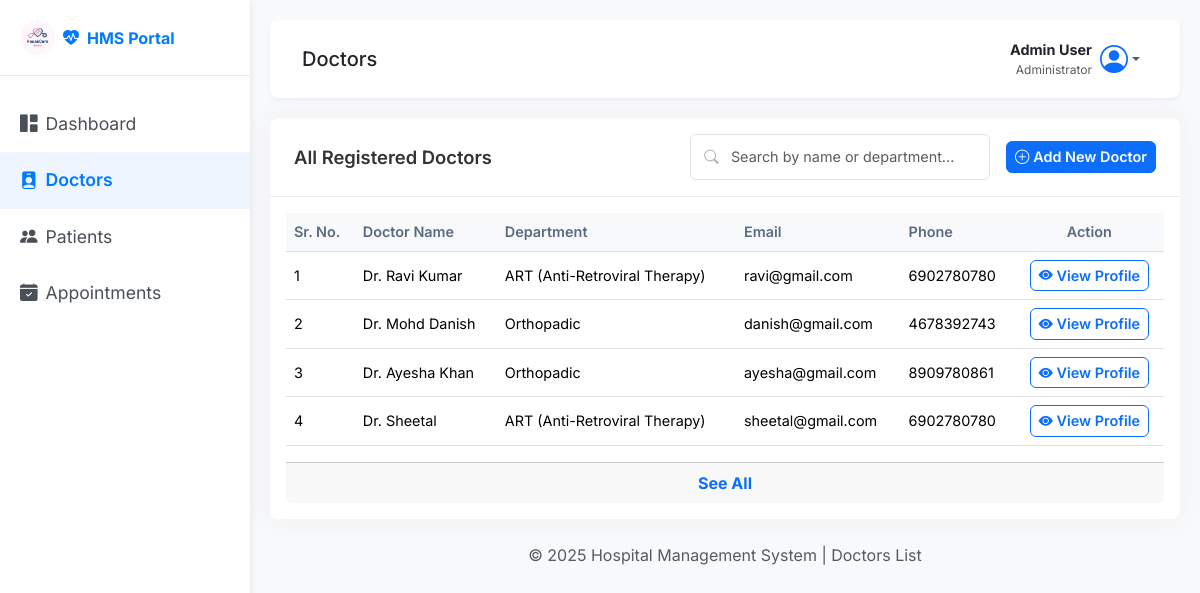
Before: /admin/doctors (signed in) with the older database file.
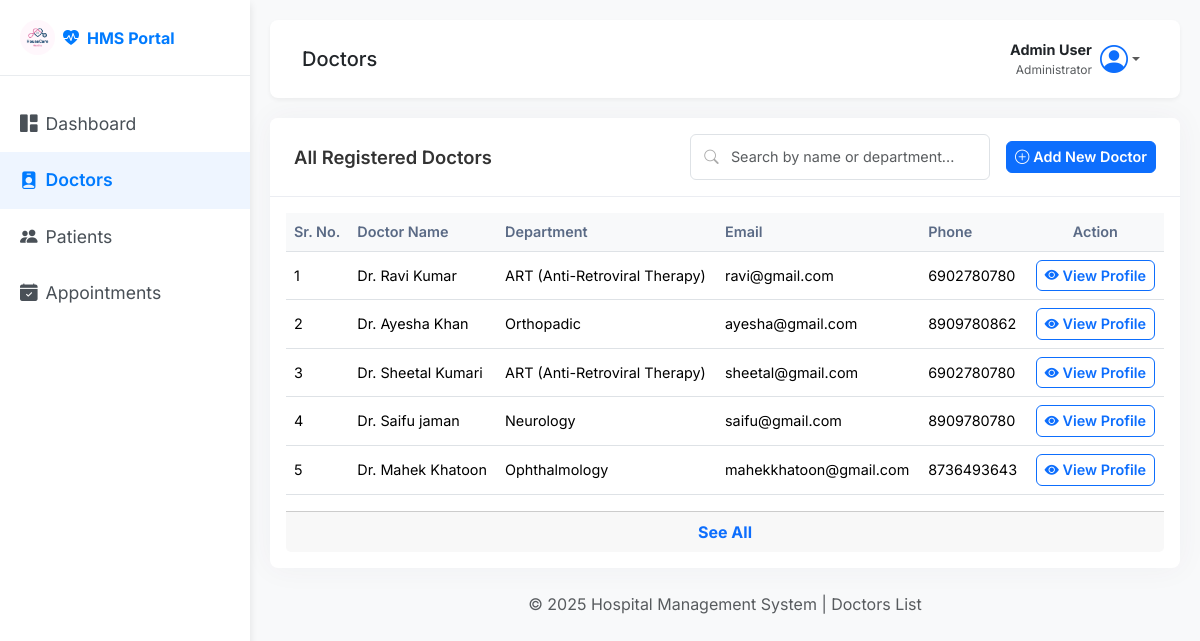
After: the same page with the newer database file.
### back_app/models.py (models this page shows)
class Doctor(db.Model):
    __tablename__ = 'doctor'
    id = db.Column(db.Integer, primary_key=True)
    user_id = db.Column(db.Integer, db.ForeignKey('user.id'), nullable=False, unique=True)
    department_id = db.Column(db.Integer, db.ForeignKey('department.id'), nullable=False)
    qualification = db.Column(db.String(150), nullable=False)
    specialization = db.Column(db.String(100), nullable=False)
    experience_years = db.Column(db.Integer, nullable=False)
    bio = db.Column(db.Text, nullable=True)
    is_active = db.Column(db.Boolean, default=True)
    appointments = db.relationship('Appointment', backref='doctor')
    availabilities = db.relationship('DoctorAvailability', backref='doctor', cascade="all, delete-orphan")

class User(db.Model, UserMixin):
    __tablename__ = 'user'
    id = db.Column(db.Integer, primary_key=True)
    full_name = db.Column(db.String(150), nullable=False)
    email = db.Column(db.String(150), unique=True, nullable=False)
    password = db.Column(db.String(150), nullable=False)
    phone_number = db.Column(db.String(15), nullable=False)
    age = db.Column(db.Integer(),  nullable=False)
    gender = db.Column(db.String(10) , nullable=False)
    role = db.Column(db.String(50), nullable=False ,default='Patient')  # 'admin', 'doctor', 'patient'
    profile_picture = db.Column(db.String(250), nullable=True, default='default.png')
    created_at = db.Column(db.DateTime, default=datetime.utcnow)
    doctor = db.relationship('Doctor', backref='user', uselist=False, cascade="all, delete-orphan")
    patient = db.relationship('Patient', backref='user', uselist=False, cascade="all, delete-orphan")

class Department(db.Model):
    __tablename__ = 'department'
    id = db.Column(db.Integer, primary_key=True)
    name = db.Column(db.String(100), unique=True, nullable=False)
    description = db.Column(db.Text, nullable=True)
    doctors = db.relationship('Doctor', backref='department')

### back_app/routes.py (the view)
@main.route('/admin/doctors',methods=['GET'])
@login_required
def all_doctors():
    if current_user.role.lower() != 'admin':
        flash("you are nod admin access denied , DANGER!")
        return redirect(url_for('main.home'))
    all_doctor = Doctor.query.all()
    return render_template('/admin/all_doctors.html' , doctors = all_doctor)

### app.py (called while the page is built)
def create_app():
    app = Flask(__name__)
    database_url = os.environ.get('DATABASE_URL', 'sqlite:///hospital_management.db')
    if database_url.startswith("postgres://"):
        database_url = database_url.replace("postgres://", "postgresql://", 1)
    app.config['SQLALCHEMY_DATABASE_URI'] = database_url
    app.config['SECRET_KEY'] = os.environ.get('SECRET_KEY', 'your_secret_key')
    app.config['SQLALCHEMY_TRACK_MODIFICATIONS'] = False
    login_manager = LoginManager()
    login_manager.init_app(app)
    login_manager.login_view = 'login'
    @login_manager.user_loader
    def load_user(user_id):
        return User.query.get(int(user_id))
    db.init_app(app)
    with app.app_context():
        from back_app.routes import main
        app.register_blueprint(main)
        db.create_all()
    return app

### templates/admin/all_doctors.html (shortened to what the changed rows need)
<!DOCTYPE html>
<html lang="en">
<head>
    <link href="https://cdn.jsdelivr.net/npm/bootstrap@5.3.3/dist/css/bootstrap.min.css" rel="stylesheet">
    <link href="https://cdn.jsdelivr.net/npm/bootstrap-icons@1.11.1/font/bootstrap-icons.css" rel="stylesheet">
    <link rel="stylesheet" href="../../static/css/admin/all_users.css" />
    <link rel="stylesheet" href="../../static/css/style.css" />
</head>
<body>
    <div class="wrapper">
        <div id="content">
            <div class="main-content">
                <div class="container-fluid p-0">
                    <div class="card content-panel">
                        <div class="card-body">
                            <div class="table-responsive">
                                <table class="table table-hover align-middle">
                                    <thead class="table-light">
                                        <tr>
                                            <th scope="col">Sr. No.</th>
                                            <th scope="col">Doctor Name</th>
                                            <th scope="col">Department</th>
                                            <th scope="col">Email</th>
                                            <th scope="col">Phone</th>
                                            <th scope="col" class="text-center">Action</th>
                                        </tr>
                                    </thead>
                                    <tbody id="HMSTable">
                                    {% for doctor in doctors %}
                                        <tr class="{% if loop.index > 8 %}table-row-hidden{% endif %}">
                                            <td>{{loop.index}} </td>
                                            <td>Dr. {{doctor.user.full_name}} </td>
                                            <td>{{doctor.department.name}} </td>
                                            <td>{{doctor.user.email}} </td>
                                            <td>{{doctor.user.phone_number}}</td>
                                            <td class="actions-cell text-center">
                                                <a href="{{ url_for('main.view_doctor', doctor_id=doctor.id) }}" class="btn btn-sm btn-outline-primary">
                                                    <i class="bi bi-eye-fill"></i> View Profile
                                                </a>
                                            </td>
                                        </tr>
                                    {% endfor %}
                                    </tbody>
                                </table>
                            </div>
                        </div>
                    </div>
                </div>
            </div>
        </div>
    </div>
</body>
</html>

Changed rows visible on the page:
removed Doctor: user.full_name "Mohd Danish", department.name "Orthopadic", user.email "danish@gmail.com", user.phone_number "4678392743"
changed through a linked row, Doctor "Ayesha Khan": user.phone_number "8909780861" → "8909780862"
changed through a linked row, Doctor "sheetal@gmail.com": user.full_name "Sheetal" → "Sheetal Kumari"
added Doctor: user.full_name "Saifu jaman", department.name "Neurology", user.email "saifu@gmail.com", user.phone_number "8909780780"
added Doctor: user.full_name "Mahek Khatoon", department.name "Ophthalmology", user.email "mahekkhatoon@gmail.com", user.phone_number "8736493643"
